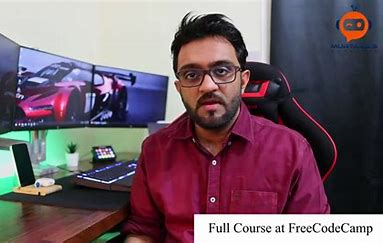
//> input picture Murtaza_teacher.jpg, 383 x 243 px
$ ./edges_detect Murtaza_teacher.jpg   (built with g++ and OpenCV 4)
//> lines starting //> are read from the running program, lines starting //| are printed output that depends on the picture
#include <opencv2/core/utility.hpp>
#include <opencv2/imgproc/imgproc.hpp>
#include <opencv2/imgcodecs/imgcodecs.hpp>
#include <opencv2/highgui/highgui.hpp>
#include <stdio.h>
using namespace cv;
using namespace std;
int edgeThresh = 1;
int edgeThreshScharr=1;
Mat image, gray, blurImage, edge1, edge2, cedge;
const char* window_name1 = "Edge map : Canny default (Sobel gradient)";
const char* window_name2 = "Edge map : Canny with custom gradient (Scharr)";
// define a trackbar callback
static void onTrackbar(int, void*)
{
    blur(gray, blurImage, Size(3,3));
    // Run the edge detector on grayscale
    Canny(blurImage, edge1, edgeThresh, edgeThresh*3, 3);
    cedge = Scalar::all(0);
    image.copyTo(cedge, edge1);
    imshow(window_name1, cedge);
    Mat dx,dy;
    Scharr(blurImage,dx,CV_16S,1,0);
    Scharr(blurImage,dy,CV_16S,0,1);
    Canny( dx,dy, edge2, edgeThreshScharr, edgeThreshScharr*3 );
    cedge = Scalar::all(0);
    image.copyTo(cedge, edge2);
    imshow(window_name2, cedge);
}
static void help()
{
    printf("\nThis sample demonstrates Canny edge detection\n"
           "Call:\n"
           "    /.edge [image_name -- Default is ../data/fruits.jpg]\n\n");
}
const char* keys =
{
    "{help h||}{@image |../data/fruits.jpg|input image name}"
};
int main( int argc, const char** argv )
{
    help();
    CommandLineParser parser(argc, argv, keys);
    string filename = parser.get<string>(0);
    image = imread(filename, IMREAD_COLOR);
//> image is the input picture: 243 rows x 383 cols, CV_8UC3; mean B, G, R 104.2, 94.1, 114.2
    if(image.empty())
    {
        printf("Cannot read image file: %s\n", filename.c_str());
        help();
        return -1;
    }
    cedge.create(image.size(), image.type());
    cvtColor(image, gray, COLOR_BGR2GRAY);
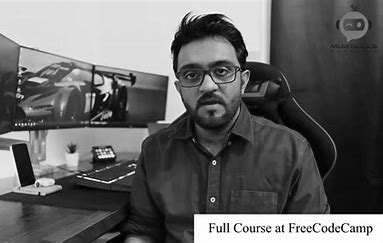
//> gray: 243 rows x 383 cols, CV_8UC1; min 0, max 255, mean 101.3
    // Create a window
    namedWindow(window_name1, 1);
    namedWindow(window_name2, 1);
    // create a toolbar
    createTrackbar("Canny threshold default", window_name1, &edgeThresh, 100, onTrackbar);
    createTrackbar("Canny threshold Scharr", window_name2, &edgeThreshScharr, 400, onTrackbar);
    // Show the image
    onTrackbar(0, 0);
//> in onTrackbar, `blur(gray, blurImage, Size(3,3));`:
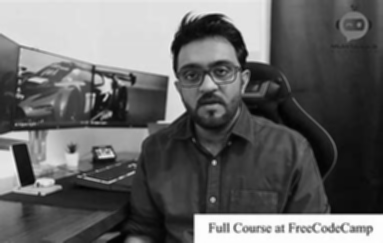
//> blurImage: 243 rows x 383 cols, CV_8UC1; min 2, max 254, mean 101.3
//> in onTrackbar, `Canny(blurImage, edge1, edgeThresh, edgeThresh*3, 3);`:
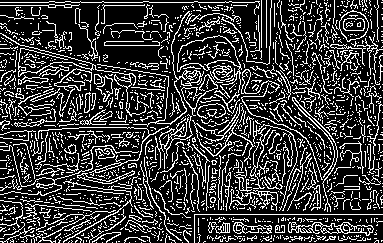
//> edge1: 243 rows x 383 cols, CV_8UC1; 23.2% white in thin lines or dots
//> in onTrackbar, `Scharr(blurImage,dx,CV_16S,1,0);`:
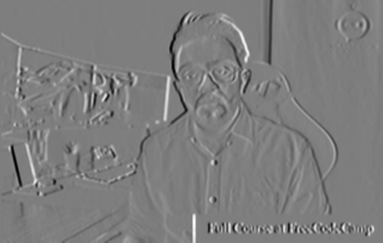
//> dx: 243 rows x 383 cols, CV_16SC1; min -2398, max 2442, mean -5.4; drawn with min black and max white
//> in onTrackbar, `Scharr(blurImage,dy,CV_16S,0,1);`:
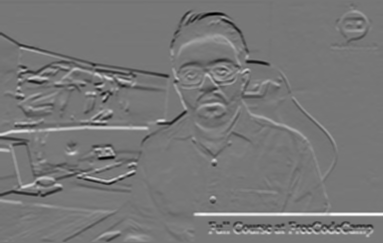
//> dy: 243 rows x 383 cols, CV_16SC1; min -2366, max 2672, mean -4; drawn with min black and max white
//> in onTrackbar, `Canny( dx,dy, edge2, edgeThreshScharr, edgeThreshScharr*3 );`:
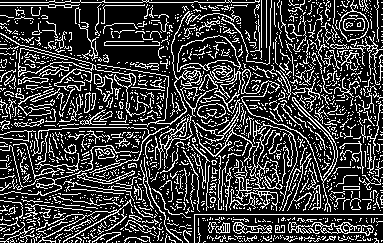
//> edge2: 243 rows x 383 cols, CV_8UC1; 24% white in thin lines or dots
//> in onTrackbar, `image.copyTo(cedge, edge2);`:
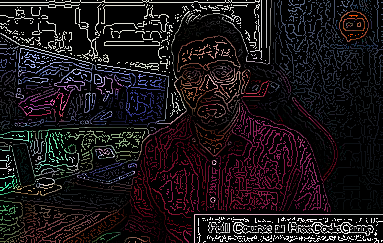
//> cedge: 243 rows x 383 cols, CV_8UC3; mean B, G, R 24, 21.2, 26.6
    // Wait for a key stroke; the same function arranges events processing
    waitKey(0);
    return 0;
}
